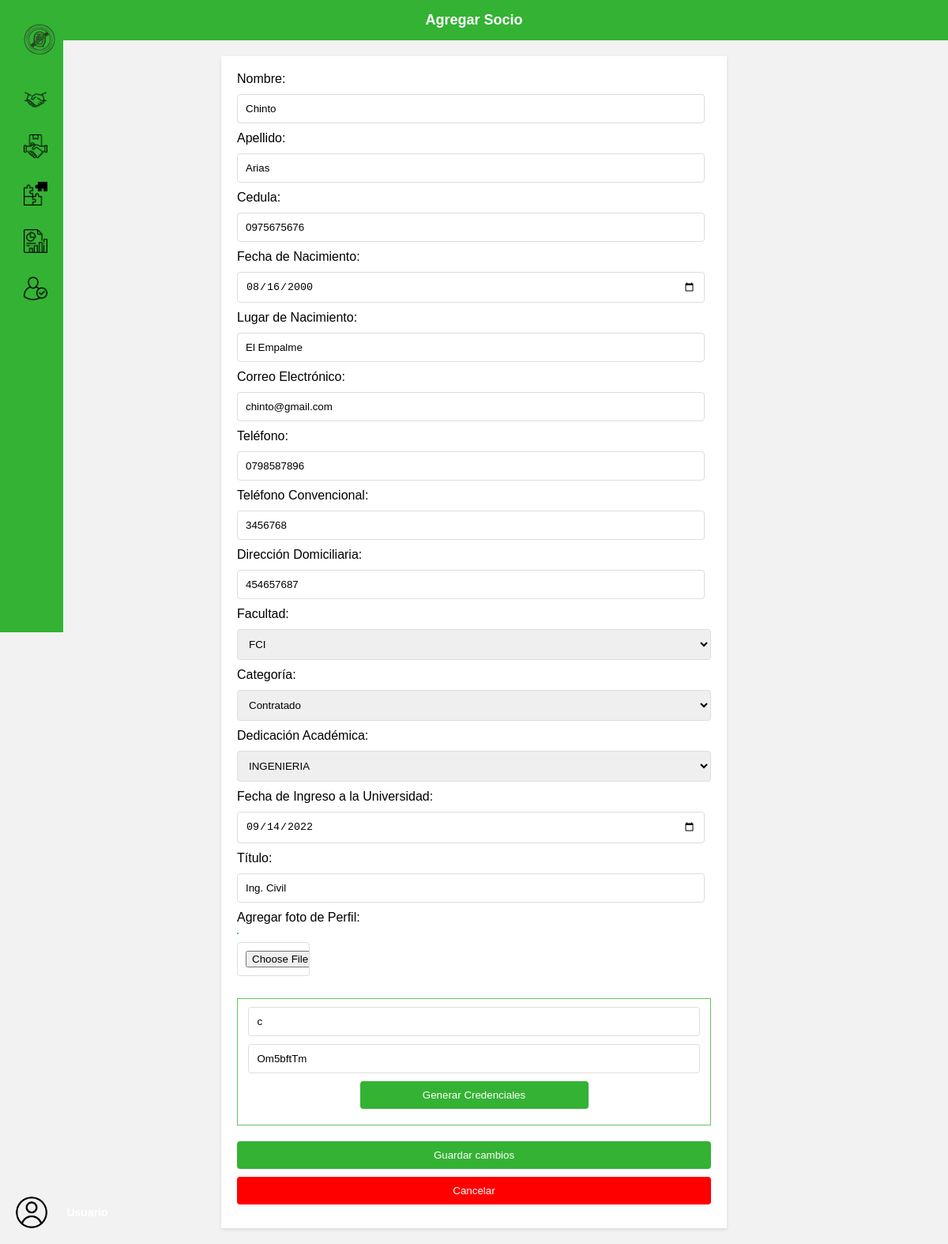
The app's page /editar_socio/1/ with its own data.
### socios/models.py (models this page shows)
class Socios(models.Model):
    usuario = models.CharField(max_length=50,default='user')
    password = models.CharField(max_length=20,default='123')
    cedula = models.CharField(max_length=10,default='1250259114')
    nombres = models.CharField(max_length=100,default='Jose')
    apellidos = models.CharField(max_length=100,default='Nuñez')
    fecha_nacimiento = models.DateField(default='13/03/2001')
    lugar_nacimiento = models.CharField(max_length=100,default='Quito')
    correo_electronico = models.EmailField(default='user@gmail.com')
    numero_telefonico = models.CharField(max_length=20,default='0960138819')
    numero_convencional = models.CharField(max_length=20,default='0960138819')
    direccion_domiciliaria = models.CharField(max_length=100,default='SANTO')
    facultad = models.CharField(max_length=100,default='FCI')
    categoria = models.CharField(max_length=100,default='Titular')
    dedicacion_academica = models.CharField(max_length=100,default='INGENIERIA')
    fecha_ingreso = models.DateField(default='2012')
    titulo = models.CharField(max_length=100,default='INGENIERO ELECTRICO')
    foto = models.BinaryField(null=True, blank=True)
    aporte = models.CharField(max_length=5,default='13')
    activo = models.BooleanField(default=True)

### socios/views.py (the view)
# urls.py: path('editar_socio/<int:socio_id>/',views.editar_socio, name='editar_socio'),
def editar_socio(request, socio_id):
    socio = get_object_or_404(models.Socios, id=socio_id)
    if request.method == 'POST':
        socio.usuario = request.POST.get('usuario')
        socio.password = request.POST.get('password')
        socio.cedula = request.POST.get('cedula')
        socio.nombres = request.POST.get('nombres')
        socio.apellidos = request.POST.get('apellidos')
        socio.fecha_nacimiento = request.POST.get('fecha_nacimiento')
        socio.lugar_nacimiento = request.POST.get('lugar_nacimiento')
        socio.correo_electronico = request.POST.get('correo_electronico')
        socio.numero_telefonico = request.POST.get('numero_telefonico')
        socio.numero_convencional = request.POST.get('numero_convencional')
        socio.direccion_domiciliaria = request.POST.get('direccion_domiciliaria')
        socio.facultad = request.POST.get('facultad')
        socio.categoria = request.POST.get('categoria')
        socio.dedicacion_academica = request.POST.get('dedicacion_academica')
        socio.fecha_ingreso = request.POST.get('fecha_ingreso')
        socio.titulo = request.POST.get('titulo')
        socio.aporte = request.POST.get('aporte')
        socio.foto = request.FILES['foto'] if 'foto' in request.FILES else None
        foto_bytes = socio.foto.read() if socio.foto else None
        socio.save()
        messages.success(request,'Se ha guardado correctamente este socio')
        return redirect('listar_socios')
    else:
        return render(request, 'emp_edit_socios.html', {'socio': socio})

### socios/templates/emp_edit_socios.html (shortened to what this page needs)
{% extends 'emp_principal.html' %}
{% load static %}
{% block content %}
<!DOCTYPE html>
<!DOCTYPE html>
<html>
<head>
</head>
<body>
    <div class="header">
        <h1>Agregar Socio</h1>
    </div>
    <div class="content">
        <div class="form-container">
            <form id="socio-form" action="{% url 'editar_socio' socio_id=socio.id %}" method="POST" enctype="multipart/socio-form">
                <label for="nombres">Nombre:</label>
                <input type="text" id="nombres" name="nombres" value="{{ socio.nombres }}" required>
                <label for="apellidos">Apellido:</label>
                <input type="text" id="apellidos" name="apellidos" value="{{ socio.apellidos }}" required>
                <label for="cedula">Cedula:</label>
                <input type="text" pattern="[0-9]{10}" maxlength="10" value="{{ socio.cedula }}" inputmode="numeric"
                    id="cedula" name="cedula" required>
                <label for="fecha_nacimiento">Fecha de Nacimiento:</label>
                <input type="date" id="fecha_nacimiento" name="fecha_nacimiento"
                    value="{{ socio.fecha_nacimiento|date:'Y-m-d' }}" required>
                <label for="lugar_nacimiento">Lugar de Nacimiento:</label>
                <input type="text" id="lugar_nacimiento" name="lugar_nacimiento" value="{{ socio.lugar_nacimiento }}"
                    required>
                <label for="correo_electronico">Correo Electrónico:</label>
                <input type="email" id="correo_electronico" name="correo_electronico"
                    value="{{ socio.correo_electronico }}" required>
                <label for="numero_telefonico">Teléfono:</label>
                <input type="tel" id="numero_telefonico" name="numero_telefonico" value="{{ socio.numero_telefonico }}"
                    required>
                <label for="numero_convencional">Teléfono Convencional:</label>
                <input type="tel" id="numero_convencional" name="numero_convencional"
                    value="{{ socio.numero_convencional }}" required>
                <label for="direccion_domiciliaria">Dirección Domiciliaria:</label>
                <input type="text" id="direccion_domiciliaria" name="direccion_domiciliaria"
                    value="{{ socio.direccion_domiciliaria }}" required>
                <label for="facultad">Facultad:</label>
                <select id="facultad" name="facultad" required placeholder="Seleccione la facultad"
                    value="{{ socio.facultad }}" style="width:100%;">
                    <option value="{{ socio.facultad }}" selected>
                        {{ socio.facultad }}
                    </option>
                </select>
                <label for="categoria">Categoría:</label>
                <select id="categoria" name="categoria" value="{{ socio.categoria }}" required style="width:100%;">
                    <option value="{{ socio.categoria }}" selected>
                        {{ socio.categoria }}
                    </option>
                </select>
                <label for="dedicacion_academica">Dedicación Académica:</label>
                <select id="dedicacion" name="dedicacion_academica" value="{{ socio.dedicacion_academica }}" required
                    style="width:100%;">
                    <option value="{{ socio.dedicacion_academica }}" selected>
                        {{ socio.dedicacion_academica }}
                    </option>
                </select>
                <label for="fecha_ingreso">Fecha de Ingreso a la Universidad:</label>
                <input type="date" id="fecha_ingreso" name="fecha_ingreso"
                    value="{{ socio.fecha_ingreso|date:'Y-m-d' }}" required>
                <label for="titulo">Título:</label>
                <input type="text" id="titulo" name="titulo" value="{{ socio.titulo }}" required>
                <label for="foto">Agregar foto de Perfil:</label>
                <div class="upload-preview">
                </div>
                <div class="file-input">
                    <input type="file" id="foto" name="foto" onchange="previewImage(event)" style="width: 70px;">
                </div>
                <br>
                <div class="generated-credentials">
                    <input type="text" id="usuario" name="usuario" value="{{ socio.usuario }}" required>
                    <input type="text" id="password" name="password" value="{{ socio.password }}" required>
                    <button type="button" id="generate-credentials" style="width: 50%; margin-bottom: 10px;">Generar
                        Credenciales</button>
                </div>
                <button type="submit" style="width: 100%;" >
                 Guardar cambios
                </button>
                <a href="/socios"> <input type="button" value="Cancelar"
                    style="width: 100%; background-color: red;"></a>
            </form>
        </div>
    </div>
</body>
</html>
{% endblock %}

### proveedores/static/css/estilo_menu_desplegable.css (style rules this page uses)
body { margin: 0; padding: 0; font-family: Arial, sans-serif; }

### socios/templates/emp_edit_socios.html (style rules this page uses)
body { margin: 0; padding: 0; font-family: Arial, sans-serif; background-color: #f2f2f2; }
.header { background-color: #34b234; color: #fff; padding: 15px; text-align: center; }
.header h1 { font-size: 18px; font-weight: bold; margin: 0; }
.content { margin: 20px; display: flex; justify-content: center; align-items: center; min-height: calc(100vh - 70px); }
.form-container { background-color: #fff; box-shadow: 0 2px 4px rgba(0, 0, 0, 0.1); padding: 20px; width: 600px; }
.form-container label { display: block; margin-bottom: 10px; width: max-content; }
.form-container input[type="text"], .form-container input[type="email"], .form-container input[type="tel"], .form-container input[type="date"], .form-container input[type="file"], .form-container input[type="submit"], .form-container input[type="button"], .form-container select, .form-container button, .input#file-upload-button { width: 95%; padding: 10px; border: 1px solid #ddd; border-radius: 4px; margin-bottom: 10px; }
.form-container input[type="submit"], .form-container input[type="button"], .form-container button, .input#file-upload-button { background-color: #34b234; color: #fff; border: none; cursor: pointer; transition: background-color 0.3s; }
.upload-preview { margin-bottom: 10px; height: auto; width: max-content; border: 1px solid #62c562; position: center; }
.generated-credentials { margin-bottom: 20px; padding: 10px; border: 1px solid #62c562; background-color: white; display: block; position: relative; text-align: center; }

### records on screen
Socios: nombres "Chinto", apellidos "Arias", cedula "0975675676", fecha_nacimiento "08/16/2000", lugar_nacimiento "El Empalme", correo_electronico "chinto@gmail.com", numero_telefonico "0798587896", numero_convencional "3456768", direccion_domiciliaria "454657687", facultad "FCI", categoria "Contratado", dedicacion_academica "INGENIERIA", fecha_ingreso "09/14/2022", titulo "Ing. Civil", usuario "c", password "Om5bftTm"
